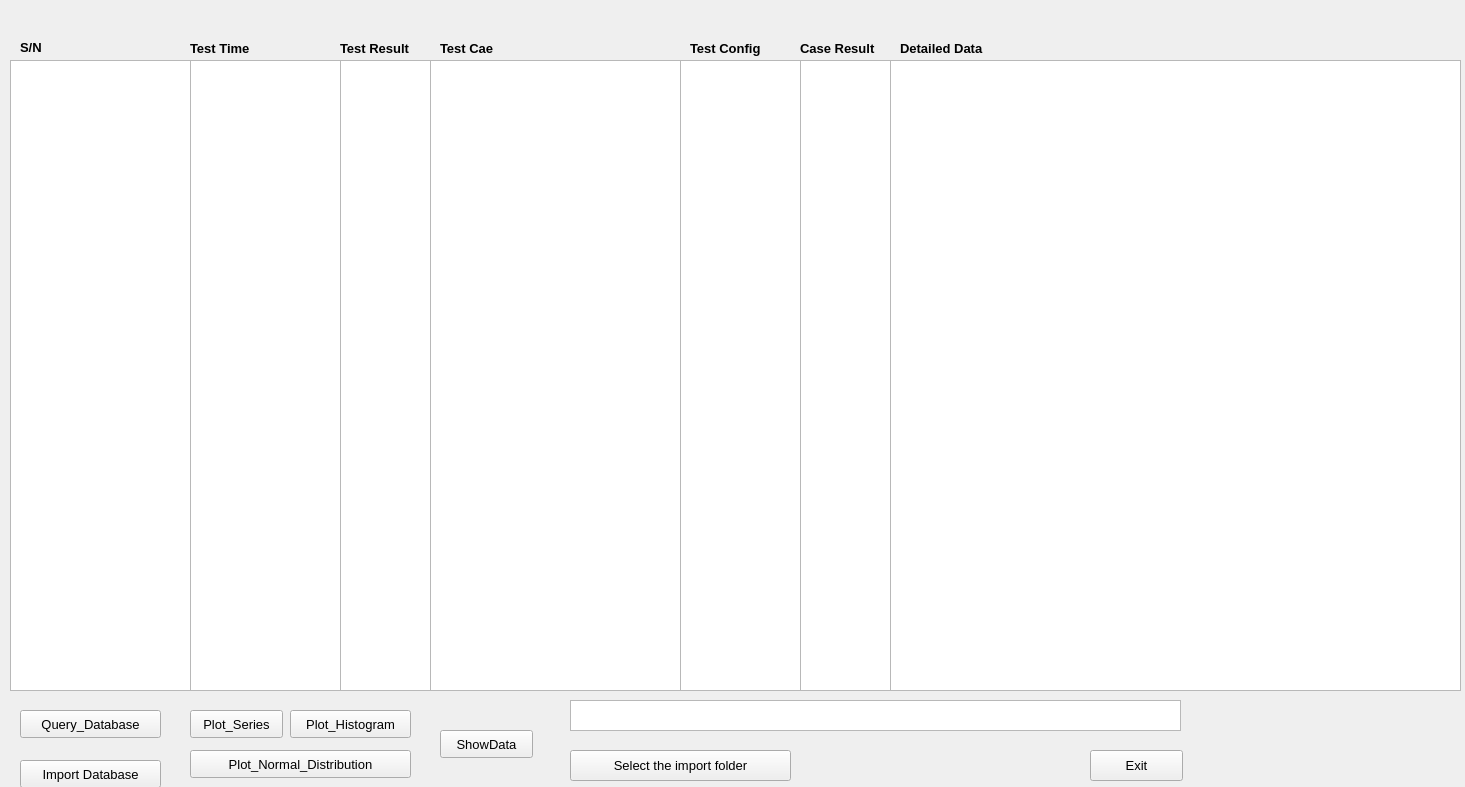
<?xml version="1.0" encoding="UTF-8"?>
<ui version="4.0">
 <class>Form</class>
 <widget class="QWidget" name="Form">
  <property name="enabled">
   <bool>true</bool>
  </property>
  <property name="geometry">
   <rect>
    <x>0</x>
    <y>0</y>
    <width>1465</width>
    <height>787</height>
   </rect>
  </property>
  <property name="font">
   <font>
    <family>Arial</family>
    <pointsize>10</pointsize>
   </font>
  </property>
  <property name="windowTitle">
   <string>ASIC Parameters Test Result Analysis</string>
  </property>
  <widget class="QPushButton" name="Exit">
   <property name="geometry">
    <rect>
     <x>1090</x>
     <y>750</y>
     <width>93</width>
     <height>31</height>
    </rect>
   </property>
   <property name="text">
    <string>Exit</string>
   </property>
  </widget>
  <widget class="QPushButton" name="Import_DUT">
   <property name="geometry">
    <rect>
     <x>20</x>
     <y>760</y>
     <width>141</width>
     <height>28</height>
    </rect>
   </property>
   <property name="text">
    <string>Import Database</string>
   </property>
  </widget>
  <widget class="QTextEdit" name="textEdit">
   <property name="geometry">
    <rect>
     <x>570</x>
     <y>700</y>
     <width>611</width>
     <height>31</height>
    </rect>
   </property>
  </widget>
  <widget class="QListView" name="sn_list">
   <property name="geometry">
    <rect>
     <x>10</x>
     <y>60</y>
     <width>181</width>
     <height>631</height>
    </rect>
   </property>
   <property name="font">
    <font>
     <family>Arial</family>
     <pointsize>10</pointsize>
    </font>
   </property>
  </widget>
  <widget class="QPushButton" name="select">
   <property name="geometry">
    <rect>
     <x>570</x>
     <y>750</y>
     <width>221</width>
     <height>31</height>
    </rect>
   </property>
   <property name="text">
    <string>Select the import folder</string>
   </property>
  </widget>
  <widget class="QTextEdit" name="textEdit_2">
   <property name="geometry">
    <rect>
     <x>190</x>
     <y>60</y>
     <width>491</width>
     <height>631</height>
    </rect>
   </property>
   <property name="font">
    <font>
     <family>Arial</family>
     <pointsize>10</pointsize>
     <weight>50</weight>
     <bold>false</bold>
    </font>
   </property>
  </widget>
  <widget class="QPushButton" name="Query_Database">
   <property name="geometry">
    <rect>
     <x>20</x>
     <y>710</y>
     <width>141</width>
     <height>28</height>
    </rect>
   </property>
   <property name="text">
    <string>Query_Database</string>
   </property>
  </widget>
  <widget class="QListView" name="test_time_list">
   <property name="geometry">
    <rect>
     <x>190</x>
     <y>60</y>
     <width>151</width>
     <height>631</height>
    </rect>
   </property>
   <property name="font">
    <font>
     <family>Arial</family>
     <pointsize>10</pointsize>
    </font>
   </property>
  </widget>
  <widget class="QListView" name="Result_List">
   <property name="geometry">
    <rect>
     <x>340</x>
     <y>60</y>
     <width>91</width>
     <height>631</height>
    </rect>
   </property>
  </widget>
  <widget class="QLabel" name="label">
   <property name="geometry">
    <rect>
     <x>20</x>
     <y>40</y>
     <width>72</width>
     <height>15</height>
    </rect>
   </property>
   <property name="font">
    <font>
     <family>Arial</family>
     <pointsize>10</pointsize>
     <weight>75</weight>
     <bold>true</bold>
    </font>
   </property>
   <property name="text">
    <string>S/N</string>
   </property>
  </widget>
  <widget class="QLabel" name="label_2">
   <property name="geometry">
    <rect>
     <x>190</x>
     <y>40</y>
     <width>91</width>
     <height>16</height>
    </rect>
   </property>
   <property name="font">
    <font>
     <family>Arial</family>
     <pointsize>10</pointsize>
     <weight>75</weight>
     <bold>true</bold>
    </font>
   </property>
   <property name="text">
    <string>Test Time</string>
   </property>
  </widget>
  <widget class="QLabel" name="label_3">
   <property name="geometry">
    <rect>
     <x>340</x>
     <y>40</y>
     <width>81</width>
     <height>16</height>
    </rect>
   </property>
   <property name="font">
    <font>
     <family>Arial</family>
     <pointsize>10</pointsize>
     <weight>75</weight>
     <bold>true</bold>
    </font>
   </property>
   <property name="text">
    <string>Test Result</string>
   </property>
  </widget>
  <widget class="QLabel" name="label_4">
   <property name="geometry">
    <rect>
     <x>440</x>
     <y>40</y>
     <width>81</width>
     <height>16</height>
    </rect>
   </property>
   <property name="font">
    <font>
     <family>Arial</family>
     <pointsize>10</pointsize>
     <weight>75</weight>
     <bold>true</bold>
    </font>
   </property>
   <property name="text">
    <string>Test Cae</string>
   </property>
  </widget>
  <widget class="QListView" name="Test_Case_List">
   <property name="geometry">
    <rect>
     <x>430</x>
     <y>60</y>
     <width>256</width>
     <height>631</height>
    </rect>
   </property>
  </widget>
  <widget class="QTableView" name="tableView">
   <property name="geometry">
    <rect>
     <x>890</x>
     <y>60</y>
     <width>571</width>
     <height>631</height>
    </rect>
   </property>
  </widget>
  <widget class="QPushButton" name="Plot_Series">
   <property name="geometry">
    <rect>
     <x>190</x>
     <y>710</y>
     <width>93</width>
     <height>28</height>
    </rect>
   </property>
   <property name="text">
    <string>Plot_Series</string>
   </property>
  </widget>
  <widget class="QPushButton" name="Plot_Nor_Distribution">
   <property name="geometry">
    <rect>
     <x>190</x>
     <y>750</y>
     <width>221</width>
     <height>28</height>
    </rect>
   </property>
   <property name="text">
    <string>Plot_Normal_Distribution</string>
   </property>
  </widget>
  <widget class="QListView" name="Test_Config_List">
   <property name="geometry">
    <rect>
     <x>680</x>
     <y>60</y>
     <width>121</width>
     <height>631</height>
    </rect>
   </property>
  </widget>
  <widget class="QLabel" name="label_5">
   <property name="geometry">
    <rect>
     <x>690</x>
     <y>40</y>
     <width>111</width>
     <height>16</height>
    </rect>
   </property>
   <property name="font">
    <font>
     <pointsize>10</pointsize>
     <weight>75</weight>
     <bold>true</bold>
    </font>
   </property>
   <property name="text">
    <string>Test Config</string>
   </property>
  </widget>
  <widget class="QListView" name="Case_Result_List">
   <property name="geometry">
    <rect>
     <x>800</x>
     <y>60</y>
     <width>91</width>
     <height>631</height>
    </rect>
   </property>
  </widget>
  <widget class="QLabel" name="label_6">
   <property name="geometry">
    <rect>
     <x>800</x>
     <y>40</y>
     <width>101</width>
     <height>16</height>
    </rect>
   </property>
   <property name="font">
    <font>
     <family>Arial</family>
     <pointsize>10</pointsize>
     <weight>75</weight>
     <bold>true</bold>
    </font>
   </property>
   <property name="text">
    <string>Case Result</string>
   </property>
  </widget>
  <widget class="QPushButton" name="Plot_Histogram">
   <property name="geometry">
    <rect>
     <x>290</x>
     <y>710</y>
     <width>121</width>
     <height>28</height>
    </rect>
   </property>
   <property name="text">
    <string>Plot_Histogram</string>
   </property>
  </widget>
  <widget class="QLabel" name="label_7">
   <property name="geometry">
    <rect>
     <x>900</x>
     <y>40</y>
     <width>151</width>
     <height>16</height>
    </rect>
   </property>
   <property name="font">
    <font>
     <weight>75</weight>
     <bold>true</bold>
    </font>
   </property>
   <property name="text">
    <string>Detailed Data</string>
   </property>
  </widget>
  <widget class="QPushButton" name="ShowData">
   <property name="geometry">
    <rect>
     <x>440</x>
     <y>730</y>
     <width>93</width>
     <height>28</height>
    </rect>
   </property>
   <property name="text">
    <string>ShowData</string>
   </property>
  </widget>
 </widget>
 <resources/>
 <connections/>
</ui>
